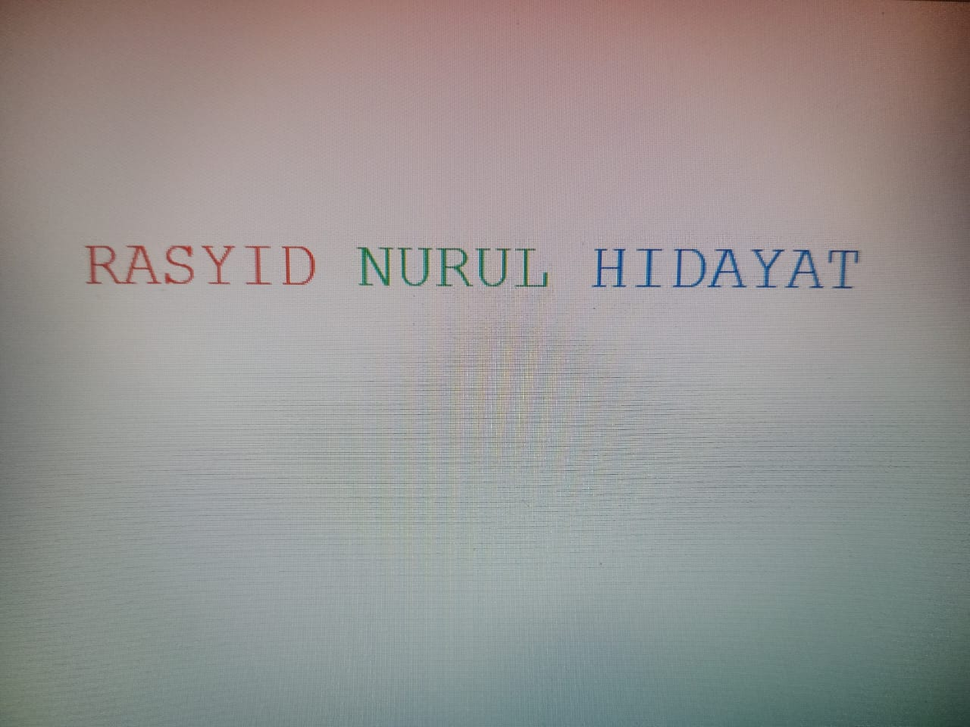
#> input picture namaku.png, 970 x 727 px, shrunk from 1280 x 960 before the run
$ jupyter execute Soal1.ipynb
#> lines starting #> are read from the running program, lines starting #| are printed output that depends on the picture
### Import Library

[cell 1]
import cv2
import matplotlib.pyplot as plt
import numpy as np
from PIL import Image

### Membaca Gambar

[cell 2]
img = cv2.imread('namaku.png')
#> img is the input picture: shape (727, 970, 3); mean B, G, R 145.3, 146.9, 149.9

[cell 3]
img.shape
#> Out = (727, 970, 3)

[cell 4]
[baris, kolom] = img.shape[:2]
#> baris = 727; kolom = 970

### Convert BGR to RGB

[cell 5]
rgb = cv2.cvtColor(img, cv2.COLOR_BGR2RGB)

### Deteksi Warna

[cell 6]
image_path = "namaku.png"
img = Image.open(image_path).convert("RGB")
rgb = np.array(img)

red_channel = rgb[:, :, 0]
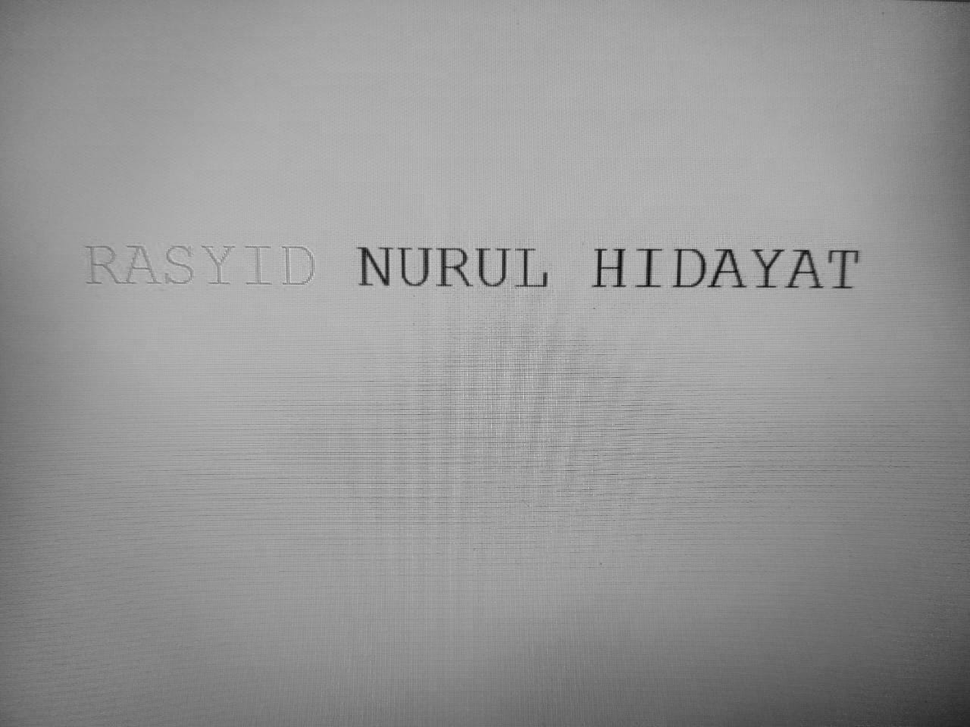
#> red_channel: shape (727, 970); min 5, max 210, mean 149.9
green_channel = rgb[:, :, 1]
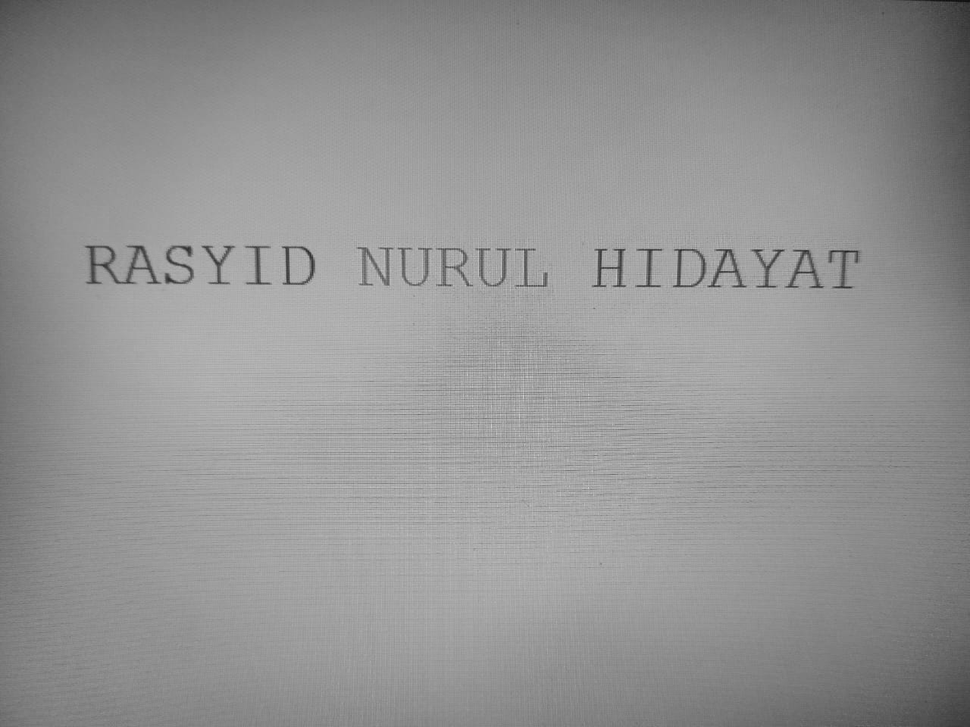
#> green_channel: shape (727, 970); min 15, max 207, mean 146.9
blue_channel = rgb[:, :, 2]

fig, axs = plt.subplots(4, 2, figsize=(10, 8))

axs[0, 0].imshow(rgb)
axs[0, 0].set_title("CITRA ASLI")
axs[0,1].hist(rgb.ravel(), 256, [0,256])

axs[1, 0].imshow(red_channel, cmap='gray')
axs[1,0].set_title("MERAH")
axs[1,1].hist(red_channel.ravel(), 256, [0,256])

axs[2, 0].imshow(green_channel, cmap='gray')
axs[2, 0].set_title("HIJAU")
axs[2,1].hist(green_channel.ravel(), 256, [0,256])

# Channel Biru (Grayscale)
axs[3, 0].imshow(blue_channel, cmap='gray')
axs[3, 0].set_title("BIRU")
axs[3,1].hist(blue_channel.ravel(), 256, [0,256])

plt.tight_layout()
plt.show()
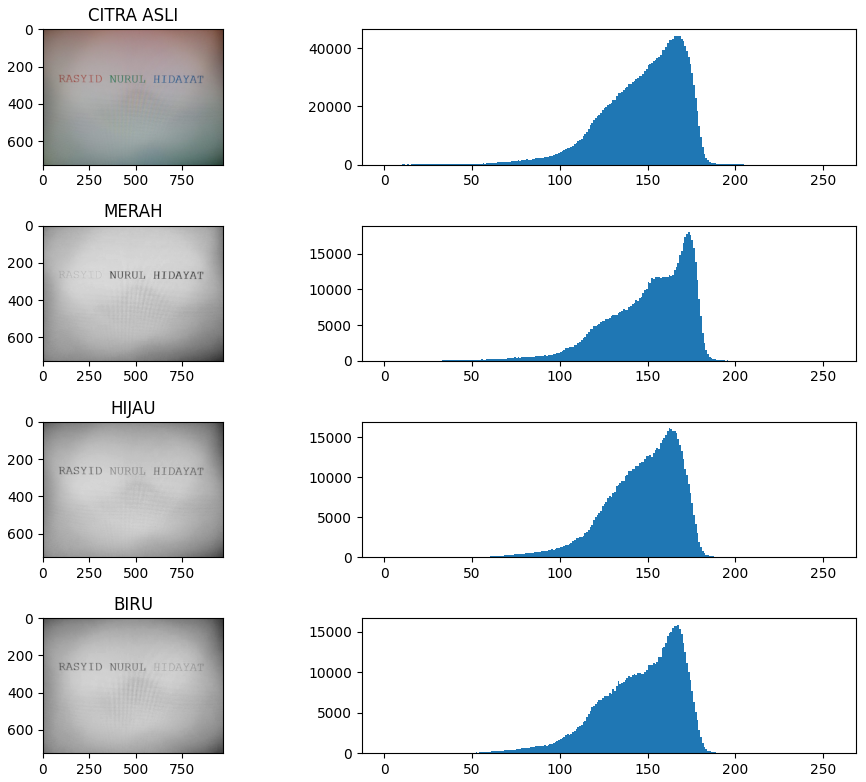
#> figure drawn by matplotlib, 8 panels; panel 2: tallest bar 44369 high, from x = 167 to 168; panel 4: tallest bar 18004 high, from x = 173 to 174; panel 6: tallest bar 16103 high, from x = 162 to 163; panel 8: tallest bar 15889 high, from x = 167 to 168
